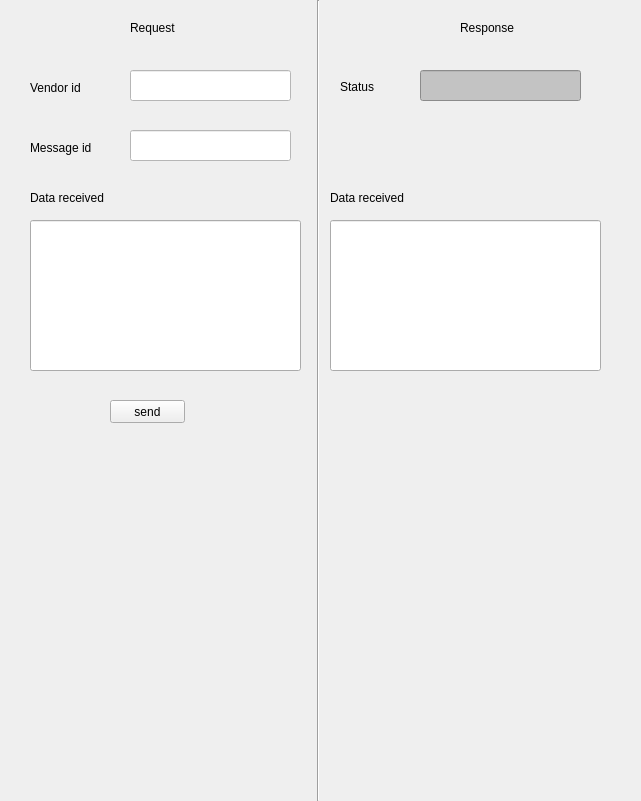
     <widget class="QWidget" name="widget_Data_Transfer_CP" native="true">
      <property name="geometry">
       <rect>
        <x>0</x>
        <y>120</y>
        <width>641</width>
        <height>801</height>
       </rect>
      </property>
      <property name="font">
       <font>
        <strikeout>false</strikeout>
       </font>
      </property>
      <property name="focusPolicy">
       <enum>Qt::NoFocus</enum>
      </property>
      <property name="autoFillBackground">
       <bool>true</bool>
      </property>
      <widget class="QLabel" name="label_41">
       <property name="geometry">
        <rect>
         <x>460</x>
         <y>20</y>
         <width>61</width>
         <height>16</height>
        </rect>
       </property>
       <property name="text">
        <string>Response</string>
       </property>
      </widget>
      <widget class="QLabel" name="label_Status_DataTransfer_Response">
       <property name="geometry">
        <rect>
         <x>340</x>
         <y>80</y>
         <width>47</width>
         <height>13</height>
        </rect>
       </property>
       <property name="text">
        <string>Status</string>
       </property>
      </widget>
      <widget class="Line" name="line_16">
       <property name="geometry">
        <rect>
         <x>310</x>
         <y>0</y>
         <width>16</width>
         <height>801</height>
        </rect>
       </property>
       <property name="orientation">
        <enum>Qt::Vertical</enum>
       </property>
      </widget>
      <widget class="QLabel" name="label_42">
       <property name="geometry">
        <rect>
         <x>130</x>
         <y>20</y>
         <width>61</width>
         <height>16</height>
        </rect>
       </property>
       <property name="text">
        <string>Request</string>
       </property>
      </widget>
      <widget class="QLabel" name="label_VendorID_DataTransfer_Request">
       <property name="geometry">
        <rect>
         <x>30</x>
         <y>80</y>
         <width>81</width>
         <height>16</height>
        </rect>
       </property>
       <property name="text">
        <string>Vendor id</string>
       </property>
      </widget>
      <widget class="QLineEdit" name="lineEdit_vendorId_DataTransfer_Request">
       <property name="geometry">
        <rect>
         <x>130</x>
         <y>70</y>
         <width>161</width>
         <height>31</height>
        </rect>
       </property>
       <property name="autoFillBackground">
        <bool>false</bool>
       </property>
       <property name="styleSheet">
        <string notr="true">background:rgb(255, 255, 255)</string>
       </property>
       <property name="readOnly">
        <bool>false</bool>
       </property>
      </widget>
      <widget class="QLineEdit" name="lineEdit_MessageID_DataTransfer_Request">
       <property name="geometry">
        <rect>
         <x>130</x>
         <y>130</y>
         <width>161</width>
         <height>31</height>
        </rect>
       </property>
       <property name="autoFillBackground">
        <bool>false</bool>
       </property>
       <property name="styleSheet">
        <string notr="true">background:rgb(255, 255, 255)</string>
       </property>
       <property name="text">
        <string/>
       </property>
       <property name="readOnly">
        <bool>false</bool>
       </property>
      </widget>
      <widget class="QLabel" name="label_MessageID_DataTransfer_Reqeust">
       <property name="geometry">
        <rect>
         <x>30</x>
         <y>140</y>
         <width>81</width>
         <height>16</height>
        </rect>
       </property>
       <property name="text">
        <string>Message id</string>
       </property>
      </widget>
      <widget class="QLabel" name="label_DataReceived_DataTransfer_Reqeust">
       <property name="geometry">
        <rect>
         <x>30</x>
         <y>190</y>
         <width>81</width>
         <height>16</height>
        </rect>
       </property>
       <property name="text">
        <string>Data received</string>
       </property>
      </widget>
      <widget class="QLineEdit" name="lineEdit_DataReceived_DataTransfer_Reqeust">
       <property name="geometry">
        <rect>
         <x>30</x>
         <y>220</y>
         <width>271</width>
         <height>151</height>
        </rect>
       </property>
       <property name="autoFillBackground">
        <bool>false</bool>
       </property>
       <property name="styleSheet">
        <string notr="true"/>
       </property>
       <property name="text">
        <string/>
       </property>
       <property name="readOnly">
        <bool>false</bool>
       </property>
      </widget>
      <widget class="QLineEdit" name="lineEdit_Data_DataTransfer_Response">
       <property name="geometry">
        <rect>
         <x>330</x>
         <y>220</y>
         <width>271</width>
         <height>151</height>
        </rect>
       </property>
       <property name="autoFillBackground">
        <bool>false</bool>
       </property>
       <property name="styleSheet">
        <string notr="true"/>
       </property>
       <property name="text">
        <string/>
       </property>
       <property name="readOnly">
        <bool>false</bool>
       </property>
      </widget>
      <widget class="QLabel" name="label_DataReceived_DataTransfer_Response">
       <property name="geometry">
        <rect>
         <x>330</x>
         <y>190</y>
         <width>81</width>
         <height>16</height>
        </rect>
       </property>
       <property name="text">
        <string>Data received</string>
       </property>
      </widget>
      <widget class="QLineEdit" name="lineEdit_Status_DataTransfer_Response">
       <property name="geometry">
        <rect>
         <x>420</x>
         <y>70</y>
         <width>161</width>
         <height>31</height>
        </rect>
       </property>
       <property name="styleSheet">
        <string notr="true">background:rgb(195,195,195)</string>
       </property>
       <property name="readOnly">
        <bool>true</bool>
       </property>
      </widget>
      <widget class="QPushButton" name="pushButton_Send_datatransfer">
       <property name="geometry">
        <rect>
         <x>110</x>
         <y>400</y>
         <width>75</width>
         <height>23</height>
        </rect>
       </property>
       <property name="text">
        <string>send</string>
       </property>
      </widget>
     </widget>
